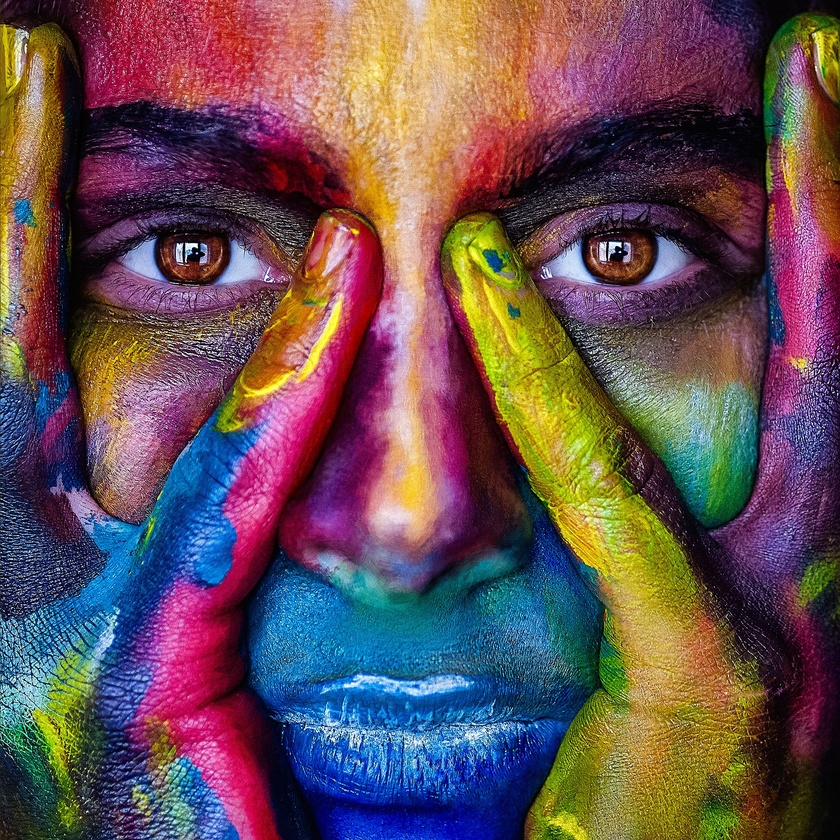
#> input picture _images/portrait.jpg, 840 x 840 px, shrunk from 1920 x 1920 before the run
$ python code.py
#> lines starting #> are read from the running program, lines starting #| are printed output that depends on the picture
### _utils/__init__.py
from PIL import Image


def compare(*args):
    largeur, hauteur = zip(*(i.size for i in args))

    largeur_totale = sum(largeur)
    hauteur_maximale = max(hauteur)

    image_composite = Image.new('RGB', (largeur_totale, hauteur_maximale))

    offset_x = 0
    for im in args:
        image_composite.paste(im, (offset_x, 0))
        offset_x += im.size[0]

    image_composite.show()

### 02-Retoucher une image/02-Changer la saturation - contraste - nettete - luminance/code.py
from PIL import Image
from PIL import ImageEnhance

from _utils import compare

im = Image.open("../../_images/portrait.jpg")
#> im is the input picture: PIL image 840x840 RGB; mean R, G, B 103.3, 79.9, 84.6

images = []

for i in range(5, 25, 5):
    im_filtre = ImageEnhance.Brightness(im).enhance(i / 10)
    images.append(im_filtre)
#> this loop made 4 passes
#> pass 1, `im_filtre = ImageEnhance.Brightness(im).enhance(i / 10)`:
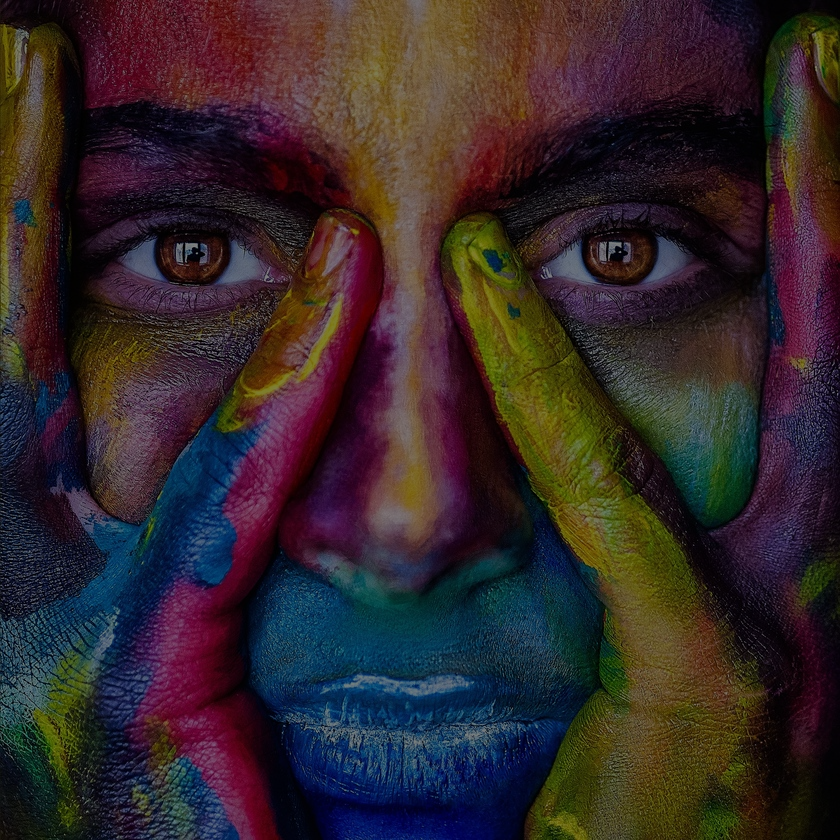
#> im_filtre: PIL image 840x840 RGB; mean R, G, B 51.4, 39.7, 42.1
#> pass 3, `im_filtre = ImageEnhance.Brightness(im).enhance(i / 10)`:
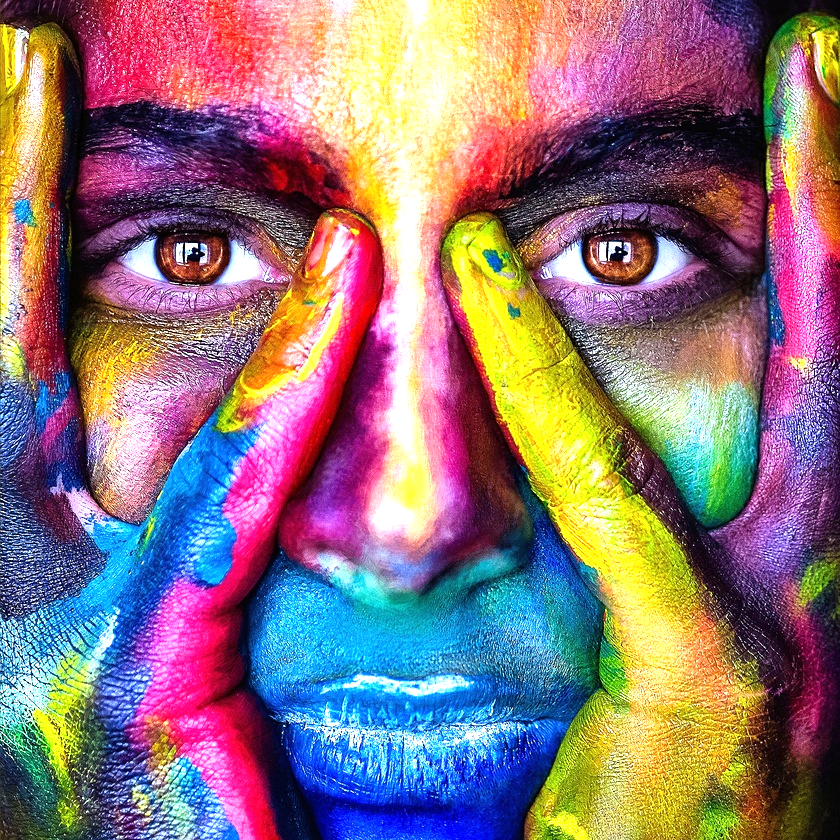
#> im_filtre: PIL image 840x840 RGB; mean R, G, B 142.2, 116.2, 121.9
#> after the loop, images = 4 items

compare(*images)
#> in compare, `image_composite = Image.new('RGB', (largeur_totale, hauteur_maximale))`: image_composite: PIL image 3360x840 RGB; every value is 0
#> after the loop in compare, `for im in args:`:
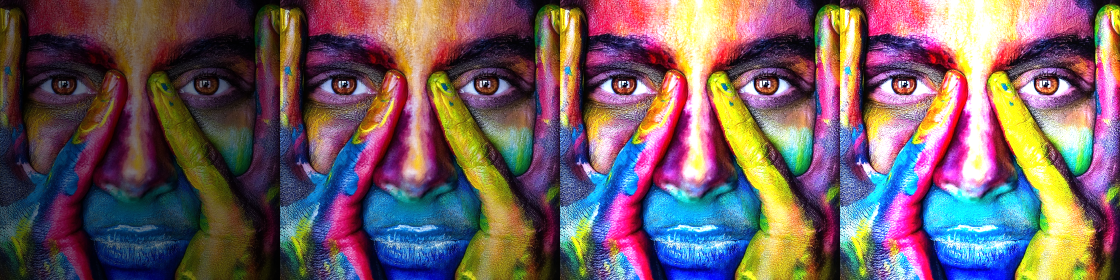
#> image_composite: PIL image 3360x840 RGB (shown at 1/3 size); mean R, G, B 115, 94.2, 99.1
#> after the loop in compare, `for im in args:`: offset_x = 3360

$ run again, with _images/noiretblanc.jpg copied over _images/portrait.jpg
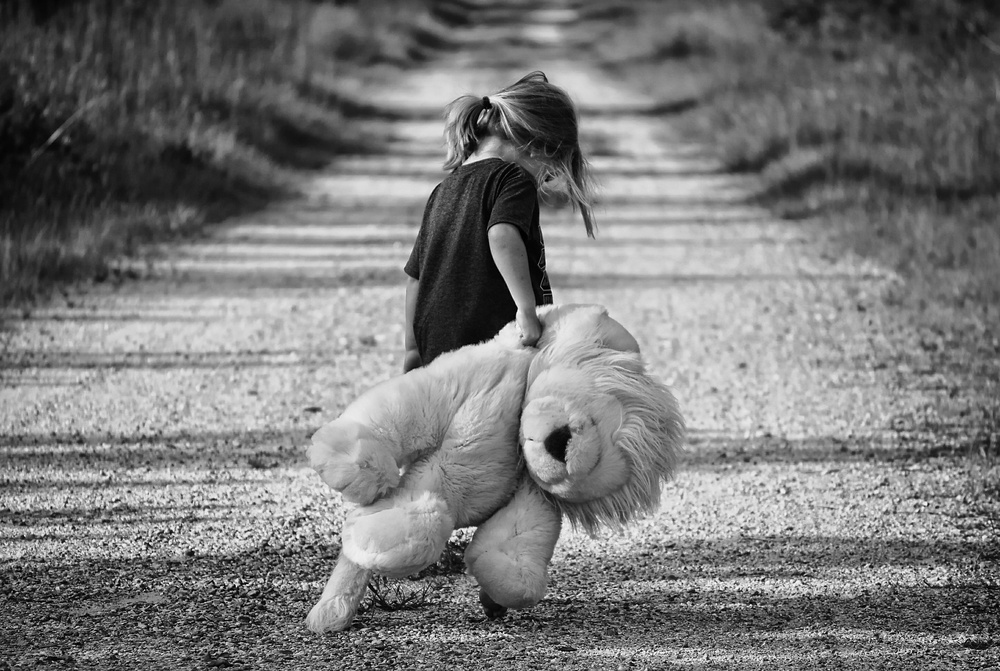
#> input picture _images/noiretblanc.jpg, 1000 x 671 px, shrunk from 1920 x 1288 before the run
#> im is the input picture: PIL image 1000x671 RGB; min 0, max 255, mean 120.4
#> the loop `for i in range(5, 25, 5):` made 4 passes
#> pass 3, `im_filtre = ImageEnhance.Brightness(im).enhance(i / 10)`:
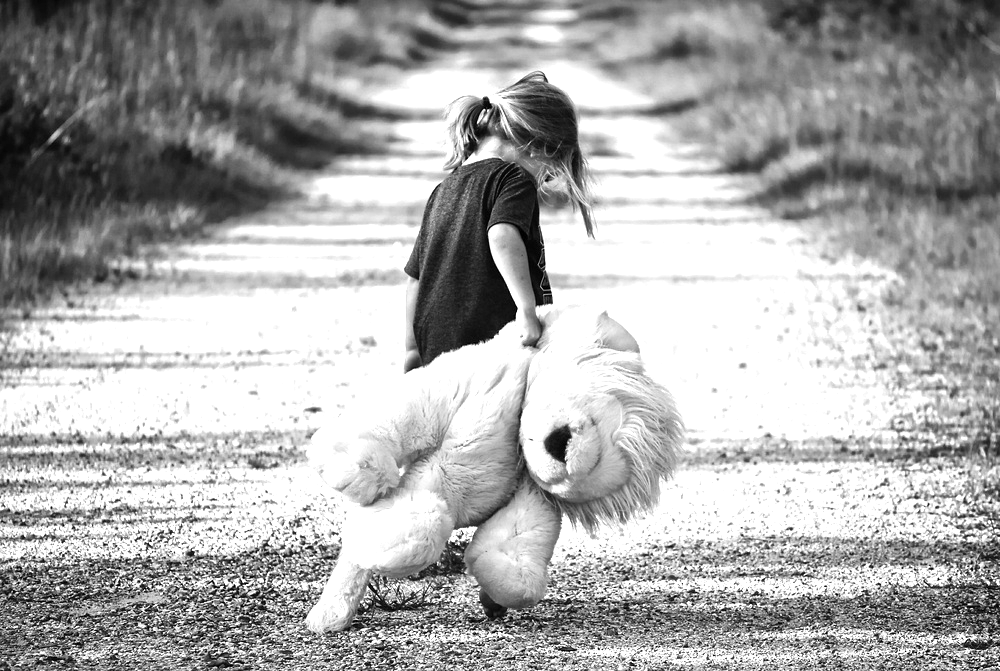
#> im_filtre: PIL image 1000x671 RGB; min 0, max 255, mean 170.8
#> after the loop `for i in range(5, 25, 5):`: images = 4 items
#> after the loop in compare, `for im in args:`:
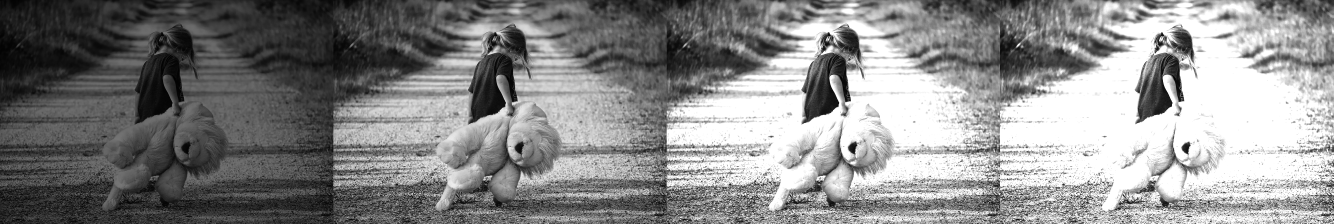
#> image_composite: PIL image 4000x671 RGB (shown at 1/3 size); min 0, max 255, mean 137.3
#> after the loop in compare, `for im in args:`: offset_x = 4000

$ run again, with _images/rose.jpg copied over _images/portrait.jpg
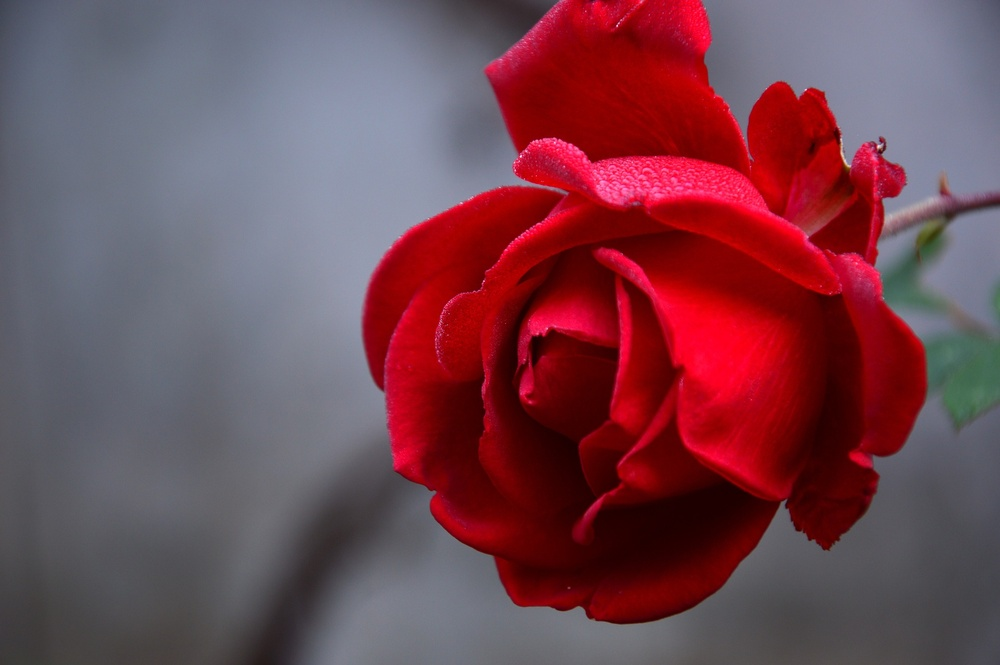
#> input picture _images/rose.jpg, 1000 x 665 px, shrunk from 1920 x 1276 before the run
#> im is the input picture: PIL image 1000x665 RGB; mean R, G, B 116.1, 69.8, 80.8
#> the loop `for i in range(5, 25, 5):` made 4 passes
#> pass 3, `im_filtre = ImageEnhance.Brightness(im).enhance(i / 10)`:
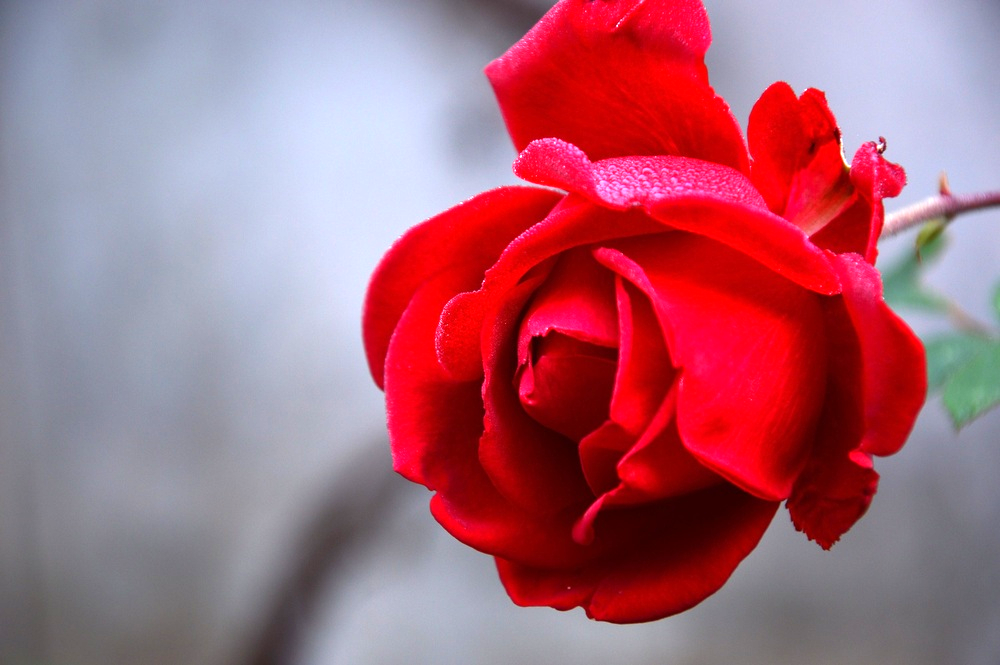
#> im_filtre: PIL image 1000x665 RGB; mean R, G, B 168.5, 104.5, 120.8
#> after the loop `for i in range(5, 25, 5):`: images = 4 items
#> after the loop in compare, `for im in args:`:
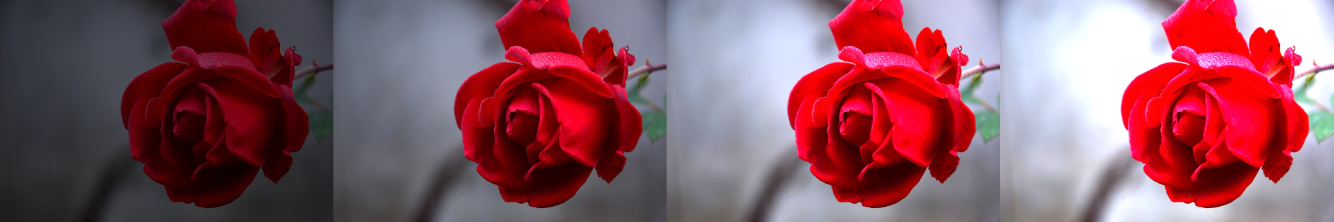
#> image_composite: PIL image 4000x665 RGB (shown at 1/3 size); mean R, G, B 138.1, 86.3, 97.9
#> after the loop in compare, `for im in args:`: offset_x = 4000

$ run again, with _images/sunset.jpg copied over _images/portrait.jpg
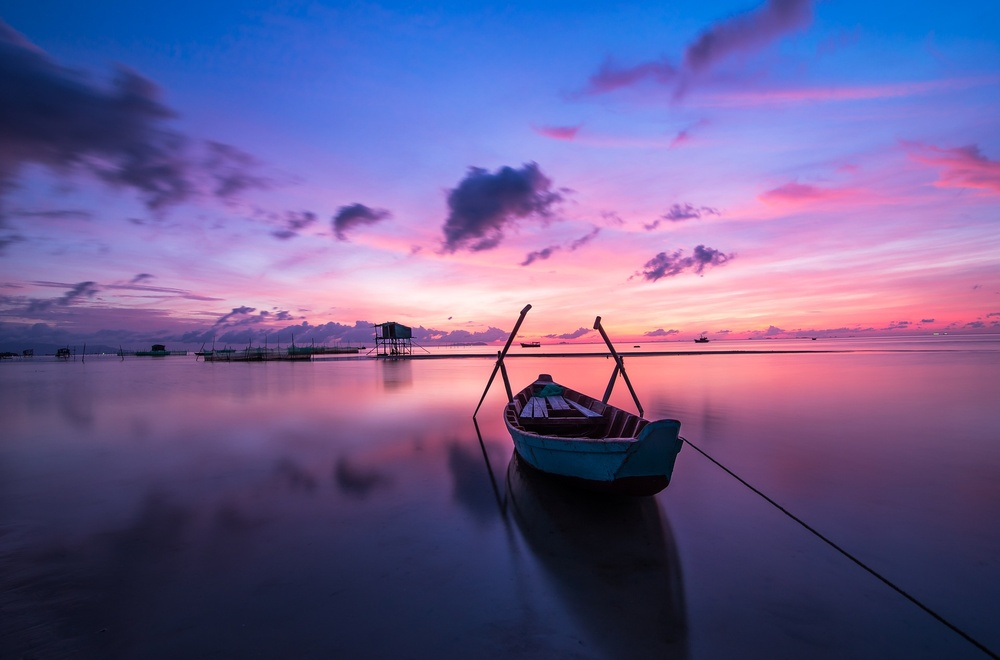
#> input picture _images/sunset.jpg, 1000 x 660 px, shrunk from 1920 x 1267 before the run
#> im is the input picture: PIL image 1000x660 RGB; mean R, G, B 105.8, 92.7, 143.7
#> the loop `for i in range(5, 25, 5):` made 4 passes
#> pass 3, `im_filtre = ImageEnhance.Brightness(im).enhance(i / 10)`:
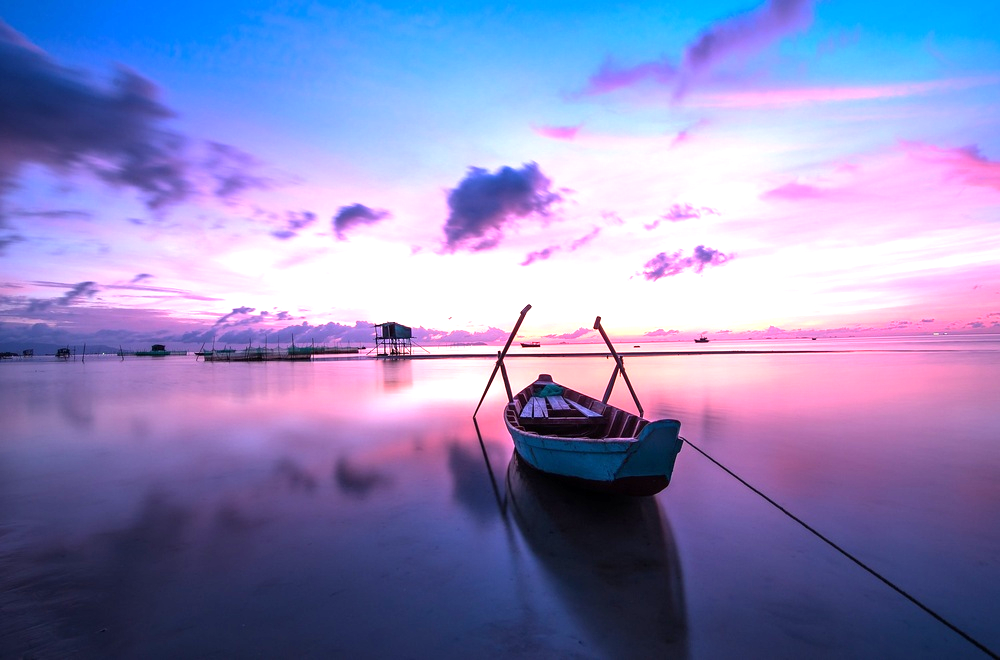
#> im_filtre: PIL image 1000x660 RGB; mean R, G, B 140.2, 136.5, 188.5
#> after the loop `for i in range(5, 25, 5):`: images = 4 items
#> after the loop in compare, `for im in args:`:
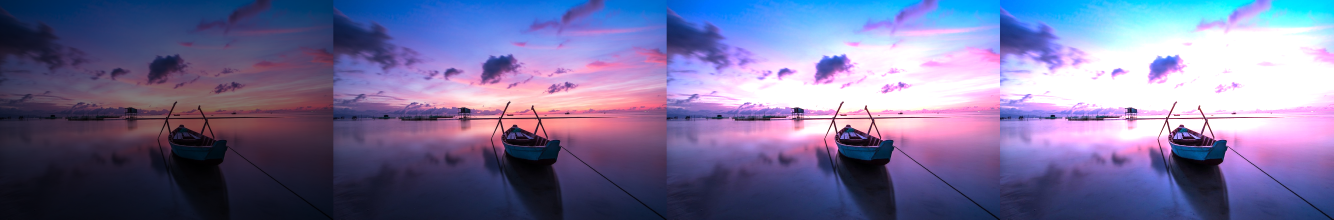
#> image_composite: PIL image 4000x660 RGB (shown at 1/3 size); mean R, G, B 115.2, 110.8, 153.7
#> after the loop in compare, `for im in args:`: offset_x = 4000
